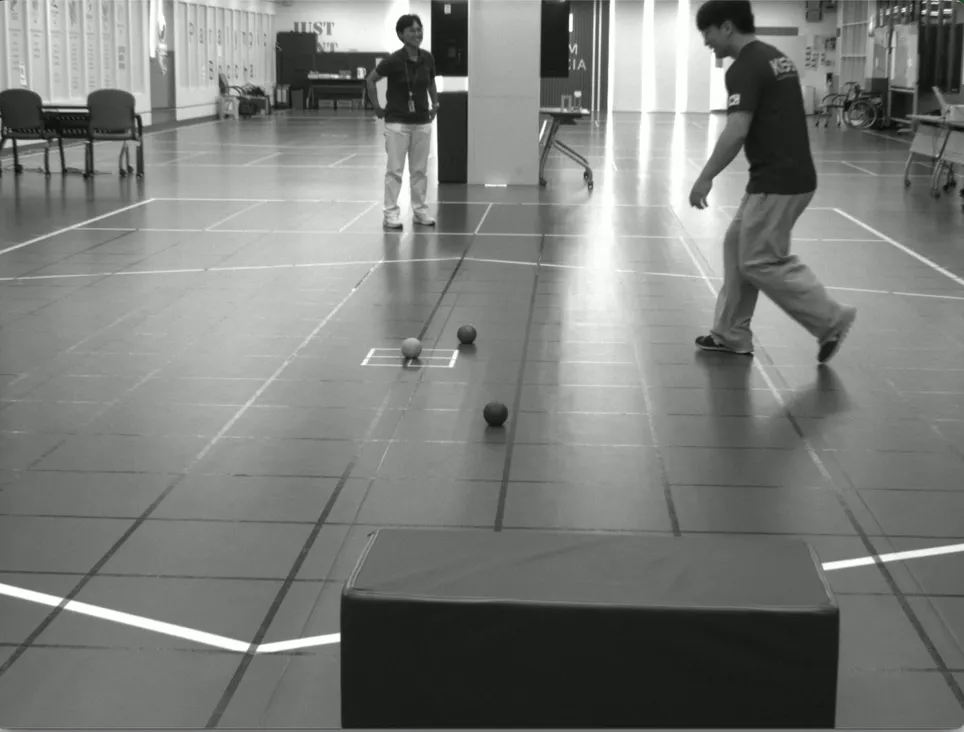
#> input picture images/image-1785975960115.webp, 964 x 732 px, shrunk from 2000 x 1520 before the run
$ python -i ball_detector.py   (imports and definitions only)   (older library calls are emulated)
#> lines starting #> are read from the running program, lines starting #| are printed output that depends on the picture; after the words box and inside, x2 and y2 are one past the last pixel; in counts of white or black regions, pixels touching at a corner belong together
#> further down, picture is the input picture: shape (732, 964, 3); mean B, G, R 122.2, 125.4, 122.6
"""보치아 공 검출 - 고전 영상처리 파이프라인 (학습 불필요).

단계
    1. 코트 마스크    공은 바닥에만 있으므로 배경을 통째로 제거
    2. Hough 후보     원 후보 생성 (판별은 하지 않음)
    3. 원근 게이트    화면 y좌표에 맞는 크기인지 검사
    4. 구 음영 검증   위에서 조명받는 구는 위쪽 절반이 밝다
    5. 발목 veto      사람 발 위 후보는 기각 (기성 pose 모델 사용)
"""
from __future__ import annotations

from dataclasses import dataclass
from typing import Sequence

ANKLE_KEYPOINTS = (15, 16)


@dataclass(frozen=True)
class BallDetection:
    x: int
    y: int
    radius: int
    shade: float
    edge: float


@dataclass(frozen=True)
class DetectorConfig:
    """원근 보정은 코트 위/아래 끝에서의 공 반지름으로 지정한다."""

    radius_far: int = 9
    radius_near: int = 37
    radius_tolerance: float = 0.45
    min_shade: float = 15.0
    min_edge: float = 1.5
    hough_param1: int = 180
    hough_param2: int = 14
    hough_min_dist: int = 18


@dataclass(frozen=True)
class StageCounts:
    raw: int = 0
    in_court: int = 0
    size_ok: int = 0
    shade_ok: int = 0
    final: int = 0

    def as_label(self) -> str:
        return f"{self.raw}>{self.in_court}>{self.size_ok}>{self.shade_ok}>{self.final}"


def build_court_mask(shape, polygon: Sequence[tuple[int, int]] | None):
    import cv2
    import numpy as np

    height, width = shape[:2]
    mask = np.zeros((height, width), np.uint8)
    if polygon is None or len(polygon) < 3:
        mask[:] = 255
        return mask
    cv2.fillPoly(mask, [np.asarray(polygon, np.int32)], 255)
    return mask


def polygon_row_span(polygon: Sequence[tuple[int, int]] | None, height: int) -> tuple[int, int]:
    if polygon is None or len(polygon) < 3:
        return 0, max(1, height - 1)
    rows = [int(point[1]) for point in polygon]
    top, bottom = min(rows), max(rows)
    return top, max(top + 1, bottom)


def expected_radius_at(y: int, top: int, bottom: int, config: DetectorConfig) -> float:
    """코트 위/아래 끝 반지름 사이를 선형 보간한다."""
    ratio = (y - top) / max(1, bottom - top)
    ratio = min(1.5, max(-0.5, ratio))
    return config.radius_far + (config.radius_near - config.radius_far) * ratio


def radius_bounds_at(y, top, bottom, config: DetectorConfig) -> tuple[float, float]:
    expected = max(2.0, expected_radius_at(y, top, bottom, config))
    return expected * (1 - config.radius_tolerance), expected * (1 + config.radius_tolerance)


def sphere_features(
    gray_float,
    magnitude,
    x: int,
    y: int,
    r: int,
    magnitude_mean: float | None = None,
) -> tuple[float, float]:
    """위에서 조명받는 구는 위쪽 절반이 아래쪽보다 밝다.

    후보 주변 패치에서만 계산한다. 전체 프레임 마스크를 후보마다 만들면
    후보 하나당 3ms 넘게 걸린다.
    """
    import numpy as np

    height, width = gray_float.shape
    if magnitude_mean is None:
        magnitude_mean = float(magnitude.mean())

    reach = int(np.ceil(r * 1.15)) + 1
    left, top_row = max(0, x - reach), max(0, y - reach)
    right, bottom_row = min(width, x + reach + 1), min(height, y + reach + 1)
    if right - left < 2 or bottom_row - top_row < 2:
        return -1e9, 0.0

    gray_patch = gray_float[top_row:bottom_row, left:right]
    magnitude_patch = magnitude[top_row:bottom_row, left:right]

    y_indices, x_indices = np.ogrid[top_row:bottom_row, left:right]
    squared_distance = (x_indices - x) ** 2 + (y_indices - y) ** 2

    inside = squared_distance <= (r * 0.75) ** 2
    upper = inside & (y_indices < y)
    lower = inside & (y_indices > y)
    if not upper.any() or not lower.any():
        return -1e9, 0.0

    shade = float(gray_patch[upper].mean() - gray_patch[lower].mean())
    ring = (squared_distance <= (r * 1.15) ** 2) & (squared_distance >= (r * 0.85) ** 2)
    edge = float(magnitude_patch[ring].mean() / (magnitude_mean + 1e-6)) if ring.any() else 0.0
    return shade, edge


# [18 lines left out: function find_ankles, not called in this run]


def detect_balls(
    frame,
    court_polygon: Sequence[tuple[int, int]] | None = None,
    ankles: Sequence[tuple[float, float]] = (),
    config: DetectorConfig | None = None,
) -> tuple[list[BallDetection], StageCounts]:
#> called with ankles = ()
    import cv2
    import numpy as np

    config = config or DetectorConfig()
    gray = cv2.cvtColor(frame, cv2.COLOR_BGR2GRAY) if frame.ndim == 3 else frame.copy()
    height, width = gray.shape
#> height = 732; width = 964

    top, bottom = polygon_row_span(court_polygon, height)
#> top = 0; bottom = 731
    search_min = max(3, int(config.radius_far * (1 - config.radius_tolerance)))
    search_max = max(search_min + 2, int(config.radius_near * (1 + config.radius_tolerance)))

    circles = cv2.HoughCircles(
        cv2.medianBlur(gray, 5),
        cv2.HOUGH_GRADIENT,
        dp=1.0,
        minDist=config.hough_min_dist,
        param1=config.hough_param1,
        param2=config.hough_param2,
        minRadius=search_min,
        maxRadius=search_max,
    )
#> circles = 105 rows, first 8: [588.5, 152.5, 50.2], [95.5, 157.5, 47.9], [36.5, 186.5, 48], [569.5, 68.5, 44.6], [109.5, 130.5, 42.4], [83.5, 187.5, 46.8], [17.5, 127.5, 39.1], [842.5, 63.5, 52.4]
    if circles is None:
        return [], StageCounts()

    candidates = np.rint(circles[0]).astype(int)
#> candidates = 105 rows, first 8: [588, 152, 50], [96, 158, 48], [36, 186, 48], [570, 68, 45], [110, 130, 42], [84, 188, 47], [18, 128, 39], [842, 64, 52]
    court = build_court_mask(gray.shape, court_polygon)

    in_court = [
        (int(x), int(y), int(r))
        for x, y, r in candidates
        if 0 <= x < width and 0 <= y < height and court[y, x]
    ]
#> in_court = 105 items, first 6: (588, 152, 50), (96, 158, 48), (36, 186, 48), (570, 68, 45), (110, 130, 42), (84, 188, 47)

    size_ok = []
    for x, y, r in in_court:
        low, high = radius_bounds_at(y, top, bottom, config)
        if low <= r <= high:
            size_ok.append((x, y, r))
#> this loop made 105 passes
#> (x, y, r, expected in radius_bounds_at, low, high) on passes 1 to 12: (588, 152, 50, 14.82, 8.15, 21.49), (96, 158, 48, 15.05, 8.28, 21.83), (36, 186, 48, 16.12, 8.87, 23.38), (570, 68, 45, 11.6, 6.38, 16.83), (110, 130, 42, 13.98, 7.69, 20.27), (84, 188, 47, 16.2, 8.91, 23.49), (18, 128, 39, 13.9, 7.65, 20.16), (842, 64, 52, 11.45, 6.3, 16.6), (108, 176, 36, 15.74, 8.66, 22.83), (64, 156, 21, 14.98, 8.24, 21.71), (772, 178, 43, 15.82, 8.7, 22.94), (758, 86, 41, 12.29, 6.76, 17.83)
#> (low, high) on passes 61, 67, 68, 69, 70, 71: (6.38, 16.83), (8.11, 21.38), (7.06, 18.6), (7.1, 18.72), (7.69, 20.27), (8.99, 23.71)
#> after the loop, size_ok = 41 items, first 6: (64, 156, 21), (30, 156, 14), (926, 102, 17), (906, 100, 18), (114, 152, 21), (726, 124, 17)

    gray_float = gray.astype(np.float32)
    magnitude = cv2.magnitude(
        cv2.Sobel(gray_float, cv2.CV_32F, 1, 0, ksize=3),
        cv2.Sobel(gray_float, cv2.CV_32F, 0, 1, ksize=3),
    )
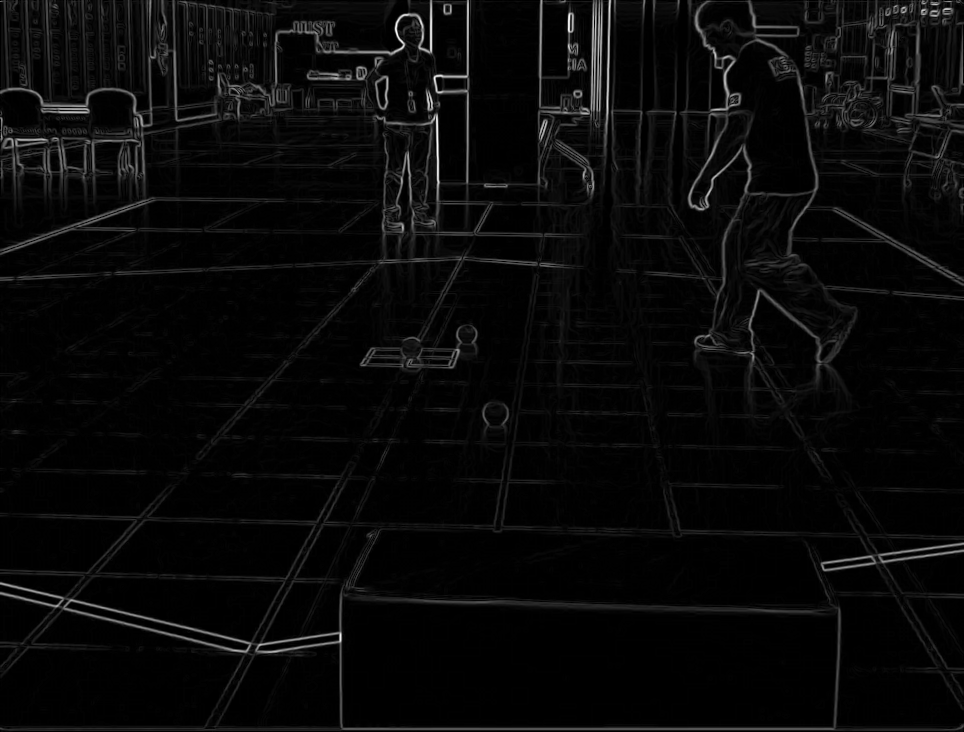
#> magnitude: shape (732, 964) float32; min 0, max 803.2, mean 29.3; drawn with min black and max white

    magnitude_mean = float(magnitude.mean())
#> magnitude_mean = 29.26
    shade_ok = []
    for x, y, r in size_ok:
        shade, edge = sphere_features(gray_float, magnitude, x, y, r, magnitude_mean)
        if shade >= config.min_shade and edge >= config.min_edge:
            shade_ok.append(BallDetection(x, y, r, shade, edge))
#> this loop made 41 passes
#> (x, y, r, reach in sphere_features, left in sphere_features, top_row in sphere_features, right in sphere_features, bottom_row in sphere_features) on passes 1 to 12: (64, 156, 21, 26, 38, 130, 91, 183), (30, 156, 14, 18, 12, 138, 49, 175), (926, 102, 17, 21, 905, 81, 948, 124), (906, 100, 18, 22, 884, 78, 929, 123), (114, 152, 21, 26, 88, 126, 141, 179), (726, 124, 17, 21, 705, 103, 748, 146), (330, 38, 14, 18, 312, 20, 349, 57), (884, 58, 12, 15, 869, 43, 900, 74), (70, 642, 35, 42, 28, 600, 113, 685), (110, 194, 21, 26, 84, 168, 137, 221), (134, 154, 14, 18, 116, 136, 153, 173), (130, 188, 20, 24, 106, 164, 155, 213)
#> (x, y, r) on passes 32 to 37: (346, 84, 14), (884, 90, 14), (558, 154, 12), (310, 26, 6), (774, 218, 24), (592, 126, 15)
#> pass 1, in sphere_features, `gray_patch = gray_float[top_row:bottom_row, left:right]`:
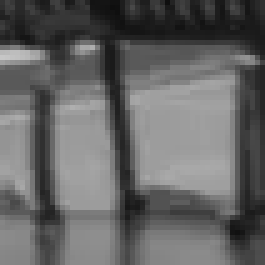
#> gray_patch: shape (53, 53) float32 (shown 5 times larger); min 14, max 198, mean 100.1
#> pass 1, in sphere_features, `magnitude_patch = magnitude[top_row:bottom_row, left:right]`:
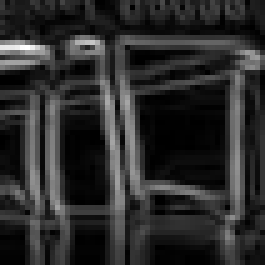
#> magnitude_patch: shape (53, 53) float32 (shown 5 times larger); min 0, max 594.3, mean 102.3; drawn with min black and max white
#> pass 1, in sphere_features, `squared_distance = (x_indices - x) ** 2 + (y_indices - y) ** 2`:
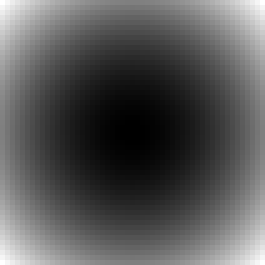
#> squared_distance: shape (53, 53) int64 (shown 5 times larger); min 0, max 1352, mean 468; drawn with min black and max white
#> pass 1, in sphere_features, `inside = squared_distance <= (r * 0.75) ** 2`:
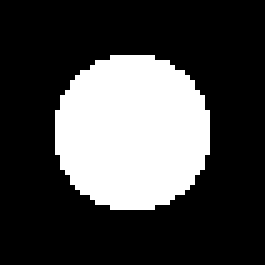
#> inside: shape (53, 53) bool (shown 5 times larger); 27.7% white; 1 white region, box (x1, y1, x2, y2) and area: (11, 11, 42, 42) 777

    if ankles:
        final = [
            ball
            for ball in shade_ok
            if min(np.hypot(ball.x - ax, ball.y - ay) for ax, ay in ankles)
            >= max(60.0, ball.radius * 3.5)
        ]
    else:
        final = list(shade_ok)

    counts = StageCounts(
        raw=len(candidates),
        in_court=len(in_court),
        size_ok=len(size_ok),
        shade_ok=len(shade_ok),
        final=len(final),
    )
    return sorted(final, key=lambda ball: -ball.shade), counts


# [26 lines left out: function draw_balls, not called in this run]

>>> import cv2
>>> picture = cv2.imread('images/image-1785975960115.webp')
>>> result = detect_balls(picture)
